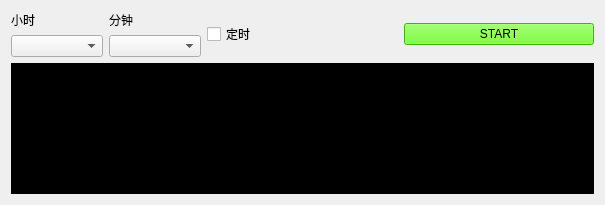
<?xml version="1.0" encoding="UTF-8"?>
<ui version="4.0">
 <class>Form</class>
 <widget class="QWidget" name="Form">
  <property name="geometry">
   <rect>
    <x>0</x>
    <y>0</y>
    <width>605</width>
    <height>205</height>
   </rect>
  </property>
  <property name="windowTitle">
   <string>Form</string>
  </property>
  <layout class="QVBoxLayout" name="verticalLayout_3">
   <item>
    <layout class="QHBoxLayout" name="horizontalLayout_2">
     <item>
      <layout class="QHBoxLayout" name="horizontalLayout">
       <item>
        <layout class="QVBoxLayout" name="verticalLayout">
         <item>
          <widget class="QLabel" name="label">
           <property name="text">
            <string>小时</string>
           </property>
          </widget>
         </item>
         <item>
          <widget class="QComboBox" name="comboBox"/>
         </item>
        </layout>
       </item>
       <item>
        <layout class="QVBoxLayout" name="verticalLayout_2">
         <item>
          <widget class="QLabel" name="label_2">
           <property name="text">
            <string>分钟</string>
           </property>
          </widget>
         </item>
         <item>
          <widget class="QComboBox" name="comboBox_2"/>
         </item>
        </layout>
       </item>
      </layout>
     </item>
     <item>
      <widget class="QCheckBox" name="checkBox">
       <property name="text">
        <string>定时</string>
       </property>
      </widget>
     </item>
     <item>
      <widget class="QPushButton" name="pushButton">
       <property name="styleSheet">
        <string notr="true">background-color: rgb(85, 255, 0);</string>
       </property>
       <property name="text">
        <string>START</string>
       </property>
       <property name="checkable">
        <bool>true</bool>
       </property>
      </widget>
     </item>
    </layout>
   </item>
   <item>
    <widget class="QTextBrowser" name="textBrowser">
     <property name="styleSheet">
      <string notr="true">background-color: rgb(0, 0, 0);
color: rgb(0, 255, 0);</string>
     </property>
    </widget>
   </item>
  </layout>
 </widget>
 <resources/>
 <connections/>
</ui>
